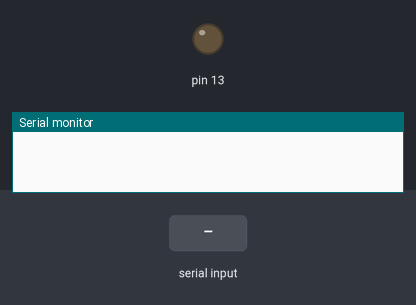
Bench run of a sketch on a simulated Arduino Uno, built with avr-gcc and run on an emulated ATmega328P. On the bench: output pins drawn as LEDs (lit = HIGH), the last lines printed to the serial monitor. The inputs (shaded band) are chosen by the test bench.

Above: at 1.2 s.
1.3 s: "1ON\n" received over Serial
At 1.7 s:
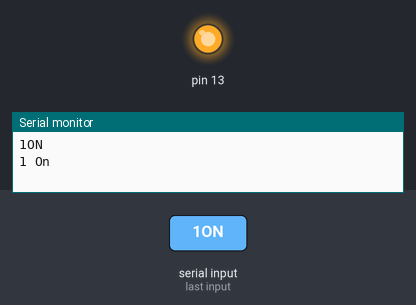
2.8 s: "1OFF\n" received over Serial
At 4.1 s:
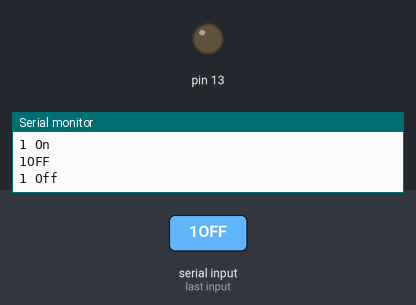
Timing chart, 0 to 5.8 s (numbered marks = the images above; inputs shaded):
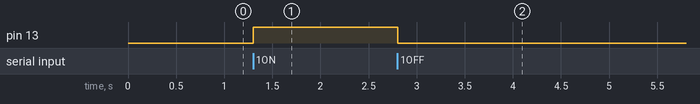

The sketch:

Com_Serial.ino
```cpp
String val;

void setup() {
  Serial.begin(115200);
  pinMode(13, OUTPUT);
}

void loop() {
  //Serial.println("Hello");
  if (Serial.available() > 0) {
    val = Serial.readStringUntil('\n');
    Serial.println(val);
    if (val == "1ON") {
          Serial.println("1 On");
          digitalWrite(13, HIGH);
      }
      else if (val=="1OFF"){
          Serial.println("1 Off");
          digitalWrite(13, LOW);
      }
  }
  delay(10);
}
```

Measured:
- after the input at 1.3 s, pin 13: LOW → HIGH at once
- after the input at 2.8 s, pin 13: HIGH → LOW at once
